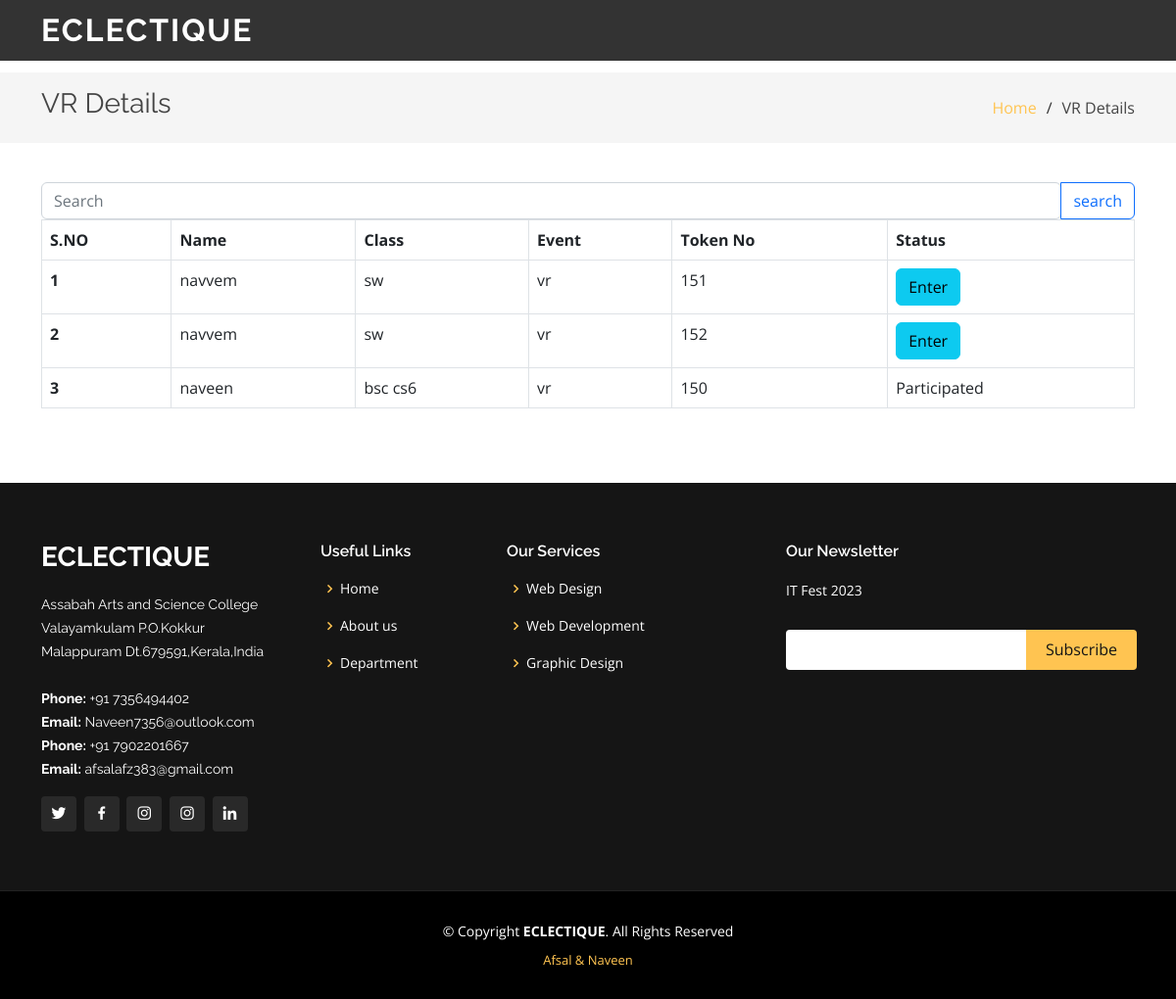
The page /vr_view on the database its author committed.
### tables this page shows
CREATE TABLE user(user_id INTEGER PRIMARY KEY AUTOINCREMENT, name TEXT, class TEXT, event TEXT, status TEXT);

### app.py (the view)
@app.route("/vr_view")
def vr_view():
    res = db.execute("SELECT * FROM user WHERE event = ? ORDER BY status DESC", "vr")
    return render_template("admin/vr.html", data=res)

### templates/admin/vr.html (shortened to what this page needs)
<!DOCTYPE html>
<html lang="en">
<head>
  <link href="/static/assets/vendor/aos/aos.css" rel="stylesheet">
  <link href="/static/assets/vendor/bootstrap/css/bootstrap.min.css" rel="stylesheet">
  <link href="/static/assets/vendor/bootstrap-icons/bootstrap-icons.css" rel="stylesheet">
  <link href="/static/assets/vendor/boxicons/css/boxicons.min.css" rel="stylesheet">
  <link href="/static/assets/vendor/glightbox/css/glightbox.min.css" rel="stylesheet">
  <link href="/static/assets/vendor/remixicon/remixicon.css" rel="stylesheet">
  <link href="/static/assets/vendor/swiper/swiper-bundle.min.css" rel="stylesheet">
  <link href="/static/assets/css/style.css" rel="stylesheet">
</head>
<body>
  <body>
    <header id="header" class="fixed-top header-inner-pages">
      <div class="container d-flex align-items-center justify-content-lg-between">
        <h1 class="logo me-auto me-lg-0"><a href="/">ECLECTIQUE</a></h1>
      </div>
    </header>
    <main id="main">
      <section id="breadcrumbs" class="breadcrumbs">
        <div class="container">
          <div class="d-flex justify-content-between align-items-center">
            <h2>VR Details</h2>
            <ol>
              <li><a href="/">Home</a></li>
              <li>VR Details</li>
            </ol>
          </div>
        </div>
      </section>
      <section id="portfolio-details" class="portfolio-details">
        <div id="services" class="contact-area">
          <div class="contact-inner area-padding">
            <div class="container ">
              <div class="row">
                <form method="post" action="/vr_view_post">
                  <div class="input-group">
                    <input type="search" name="name" class="form-control rounded" placeholder="Search" aria-label="Search" aria-describedby="search-addon" />
                    <button type="submit" class="btn btn-outline-primary">search</button>
                  </div>
                </form>
                <div class="table-responsive">
                <table class="table table-bordered">
                  <tr>
                    <th>S.NO</th>
                    <th>Name</th>
                    <th>Class</th>
                    <th>Event</th>
                    <th>Token No</th>
                    <th>Status</th>
                  </tr>
                  {% for i in data %}
                  <tr>
                    <th>{{loop.index}}&nbsp;</th>
                    <td>{{i["name"]}}&nbsp;</td>
                    <td>{{i["class"]}}&nbsp;</td>
                    <td>{{i["event"]}}</td>
                    <td>{{i["user_id"]}}</td>
                    <td>
                      {% if i.status == 'pending' %}
                      <a href="/vr_participate/{{ i['user_id'] }}"><input class="btn btn-info" type="button" value="Enter"></a>
                      {% else %}
                      Participated
                      {% endif %}
                    </td>
                  </tr>
                  {% endfor %}
                </table>
              </div>
              </div>
            </div>
      </div>
       </div>
      </section>
    </main>
    <footer id="footer">
      <div class="footer-top">
        <div class="container">
          <div class="row">
            <div class="col-lg-3 col-md-6">
              <div class="footer-info">
                <h3>ECLECTIQUE</h3>
                <p>
                  Assabah Arts and Science College <br>
                  Valayamkulam P.O.Kokkur<br>
                  Malappuram Dt.679591,Kerala,India<br><br>
                  <strong>Phone:</strong> +91 7356494402<br>
                  <strong>Email:</strong> Naveen7356@outlook.com<br>
          <strong>Phone:</strong> +91 7902201667<br>
                  <strong>Email:</strong> afsalafz383@gmail.com<br>
                </p>
                <div class="social-links mt-3">
                  <a href="https://twitter.com/i/flow/login" class="twitter"><i class="bx bxl-twitter"></i></a>
                  <a href="https://www.facebook.com/naveen.c.7796" class="facebook"><i class="bx bxl-facebook"></i></a>
                  <a href="https://instagram.com/naveen_.c?igshid=YmMyMTA2M2Y=" class="instagram"><i class="bx bxl-instagram"></i></a>
                  <a href="#" class="instagram"><i class="bx bxl-instagram"></i></a>
                  <a href="https://www.linkedin.com/login" class="linkedin"><i class="bx bxl-linkedin"></i></a>
                </div>
              </div>
            </div>
            <div class="col-lg-2 col-md-6 footer-links">
              <h4>Useful Links</h4>
              <ul>
                <li><i class="bx bx-chevron-right"></i> <a href="#home">Home</a></li>
                <li><i class="bx bx-chevron-right"></i> <a href="#about">About us</a></li>
                <li><i class="bx bx-chevron-right"></i> <a href="http://www.assabahasc.org/computer-science-and-application.html">Department</a></li>
              </ul>
            </div>
            <div class="col-lg-3 col-md-6 footer-links">
              <h4>Our Services</h4>
              <ul>
                <li><i class="bx bx-chevron-right"></i> <a href="#">Web Design</a></li>
                <li><i class="bx bx-chevron-right"></i> <a href="#">Web Development</a></li>
                <li><i class="bx bx-chevron-right"></i> <a href="#">Graphic Design</a></li>
              </ul>
            </div>
            <div class="col-lg-4 col-md-6 footer-newsletter">
              <h4>Our Newsletter</h4>
              <p>IT Fest 2023</p>
              <form>
                <input type="email" name="email"><input type="submit" value="Subscribe">
              </form>
            </div>
          </div>
        </div>
      </div>
      <div class="container">
        <div class="copyright">
          &copy; Copyright <strong><span>ECLECTIQUE</span></strong>. All Rights Reserved
        </div>
        <div class="credits">
          <a href="https://instagram.com/naveen_.c?igshid=YmMyMTA2M2Y=">Afsal  & Naveen</a>
        </div>
      </div>
    </footer>
  </body>
  </html>

### static/assets/css/style.css (style rules this page uses)
body { font-family: "Open Sans", sans-serif; color: #444444; }
a { color: #ffc451; text-decoration: none; }
h1, h2, h3, h4, h5, h6 { font-family: "Raleway", sans-serif; }
#header { transition: all 0.5s; z-index: 997; padding: 15px 0; }
#header.header-scrolled, #header.header-inner-pages { background: rgba(0, 0, 0, 0.8); }
#header .logo { font-size: 32px; margin: 0; padding: 0; line-height: 1; font-weight: 700; letter-spacing: 2px; text-transform: uppercase; }
#header .logo a { color: #fff; }
section { padding: 60px 0; overflow: hidden; }
.portfolio-details { padding-top: 40px; }
.breadcrumbs { padding: 15px 0; background: whitesmoke; min-height: 40px; margin-top: 74px; }
.breadcrumbs h2 { font-size: 28px; font-weight: 400; }
.breadcrumbs ol { display: flex; flex-wrap: wrap; list-style: none; padding: 0; margin: 0; }
.breadcrumbs ol li+li { padding-left: 10px; }
.breadcrumbs ol li+li::before { display: inline-block; padding-right: 10px; color: #2f2f2f; content: "/"; }
#footer { background: black; padding: 0 0 30px 0; color: #fff; font-size: 14px; }
#footer .footer-top { background: #151515; border-bottom: 1px solid #222222; padding: 60px 0 30px 0; }
#footer .footer-top .footer-info { margin-bottom: 30px; }
#footer .footer-top .footer-info h3 { font-size: 28px; margin: 0 0 20px 0; padding: 2px 0 2px 0; line-height: 1; font-weight: 700; text-transform: uppercase; }
#footer .footer-top .footer-info p { font-size: 14px; line-height: 24px; margin-bottom: 0; font-family: "Raleway", sans-serif; color: #fff; }
#footer .footer-top .social-links a { font-size: 18px; display: inline-block; background: #292929; color: #fff; line-height: 1; padding: 8px 0; margin-right: 4px; border-radius: 4px; text-align: center; width: 36px; height: 36px; transition: 0.3s; }
#footer .footer-top h4 { font-size: 16px; font-weight: 600; color: #fff; position: relative; padding-bottom: 12px; }
#footer .footer-top .footer-links { margin-bottom: 30px; }
#footer .footer-top .footer-links ul { list-style: none; padding: 0; margin: 0; }
#footer .footer-top .footer-links ul i { padding-right: 2px; color: #ffc451; font-size: 18px; line-height: 1; }
#footer .footer-top .footer-links ul li { padding: 10px 0; display: flex; align-items: center; }
#footer .footer-top .footer-links ul li:first-child { padding-top: 0; }
#footer .footer-top .footer-links ul a { color: #fff; transition: 0.3s; display: inline-block; line-height: 1; }
#footer .footer-top .footer-newsletter form { margin-top: 30px; background: #fff; padding: 6px 10px; position: relative; border-radius: 4px; }
#footer .footer-top .footer-newsletter form input[type=email] { border: 0; padding: 4px; width: calc(100% - 110px); }
#footer .footer-top .footer-newsletter form input[type=submit] { position: absolute; top: 0; right: -2px; bottom: 0; border: 0; background: none; font-size: 16px; padding: 0 20px; background: #ffc451; color: #151515; transition: 0.3s; border-radius: 0 4px 4px 0; }
#footer .copyright { text-align: center; padding-top: 30px; }
#footer .credits { padding-top: 10px; text-align: center; font-size: 13px; color: #fff; }

### rows shown on the page
user: name "navvem", class "sw", event "vr", user_id "151"
user: name "navvem", class "sw", event "vr", user_id "152"
user: name "naveen", class "bsc cs6", event "vr", user_id "150", status "Participated"
